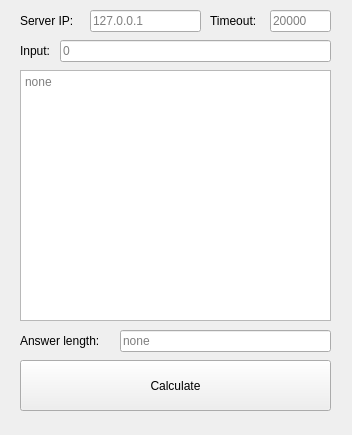
<?xml version="1.0" encoding="UTF-8"?>
<ui version="4.0">
 <class>win_main</class>
 <widget class="QWidget" name="win_main">
  <property name="geometry">
   <rect>
    <x>0</x>
    <y>0</y>
    <width>352</width>
    <height>435</height>
   </rect>
  </property>
  <property name="windowTitle">
   <string>Fibonacci Client</string>
  </property>
  <widget class="QTextEdit" name="textEdit">
   <property name="geometry">
    <rect>
     <x>20</x>
     <y>70</y>
     <width>311</width>
     <height>251</height>
    </rect>
   </property>
   <property name="placeholderText">
    <string>none</string>
   </property>
  </widget>
  <widget class="QLineEdit" name="lineEdit_input">
   <property name="geometry">
    <rect>
     <x>60</x>
     <y>40</y>
     <width>271</width>
     <height>22</height>
    </rect>
   </property>
   <property name="placeholderText">
    <string>0</string>
   </property>
  </widget>
  <widget class="QLineEdit" name="lineEdit_length">
   <property name="geometry">
    <rect>
     <x>120</x>
     <y>330</y>
     <width>211</width>
     <height>22</height>
    </rect>
   </property>
   <property name="placeholderText">
    <string>none</string>
   </property>
  </widget>
  <widget class="QPushButton" name="pushButton">
   <property name="geometry">
    <rect>
     <x>20</x>
     <y>360</y>
     <width>311</width>
     <height>51</height>
    </rect>
   </property>
   <property name="text">
    <string>Calculate</string>
   </property>
  </widget>
  <widget class="QLabel" name="label_length">
   <property name="geometry">
    <rect>
     <x>20</x>
     <y>330</y>
     <width>101</width>
     <height>21</height>
    </rect>
   </property>
   <property name="text">
    <string>Answer length:</string>
   </property>
  </widget>
  <widget class="QLabel" name="label_input">
   <property name="geometry">
    <rect>
     <x>20</x>
     <y>40</y>
     <width>41</width>
     <height>21</height>
    </rect>
   </property>
   <property name="text">
    <string>Input:</string>
   </property>
  </widget>
  <widget class="QLineEdit" name="lineEdit_serverip">
   <property name="geometry">
    <rect>
     <x>90</x>
     <y>10</y>
     <width>111</width>
     <height>22</height>
    </rect>
   </property>
   <property name="placeholderText">
    <string>127.0.0.1</string>
   </property>
  </widget>
  <widget class="QLabel" name="label_serverip">
   <property name="geometry">
    <rect>
     <x>20</x>
     <y>10</y>
     <width>71</width>
     <height>21</height>
    </rect>
   </property>
   <property name="text">
    <string>Server IP:</string>
   </property>
  </widget>
  <widget class="QLineEdit" name="lineEdit_timeout">
   <property name="geometry">
    <rect>
     <x>270</x>
     <y>10</y>
     <width>61</width>
     <height>22</height>
    </rect>
   </property>
   <property name="placeholderText">
    <string>20000</string>
   </property>
  </widget>
  <widget class="QLabel" name="label_timeout">
   <property name="geometry">
    <rect>
     <x>210</x>
     <y>10</y>
     <width>61</width>
     <height>21</height>
    </rect>
   </property>
   <property name="text">
    <string>Timeout:</string>
   </property>
  </widget>
 </widget>
 <layoutdefault spacing="6" margin="11"/>
 <resources/>
 <connections/>
</ui>
